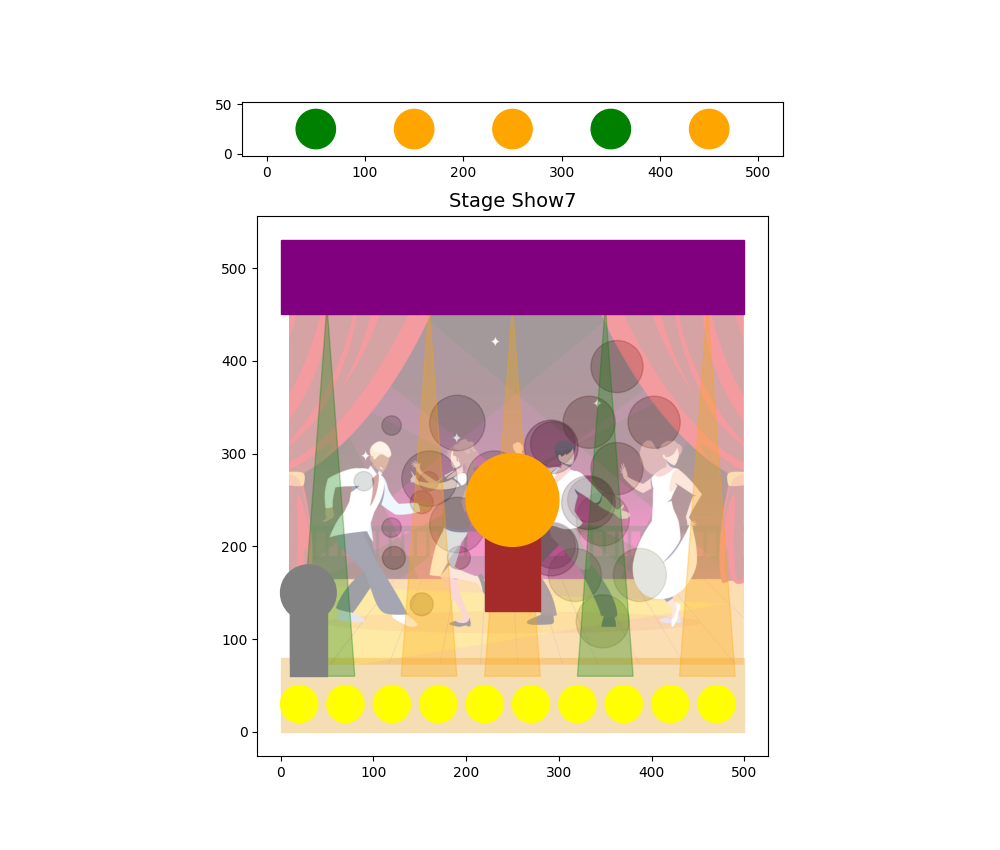
#> input picture Stage Show7.png, 1000 x 850 px, given in place of 123.jpg, which was not available
$ python afnan.py
#> lines starting #> are read from the running program, lines starting #| are printed output that depends on the picture; pictures that were not available may be replaced by others from this repository, and a replacement may not be noted


import matplotlib.pyplot as plt
import numpy as np
import random
import matplotlib.image as mpimg


def main():

    fig, (ax0, ax1) = plt.subplots(2, 1, gridspec_kw={'height_ratios': [1, 10]}, figsize=(10, 10))

    ax0.set_aspect("equal")
    ax0.fill([0, 500, 500, 0], [0, 0, 50, 50], color="white")
    circle1 = plt.Circle((50, 25), 20, color="yellow")
    ax0.add_patch(circle1)
    circle2 = plt.Circle((150, 25), 20, color="red")
    ax0.add_patch(circle2)
    circle3 = plt.Circle((250, 25), 20, color="purple")
    ax0.add_patch(circle3)
    circle4 = plt.Circle((350, 25), 20, color="green")
    ax0.add_patch(circle4)
    circle5 = plt.Circle((450, 25), 20, color="pink")
    ax0.add_patch(circle5)

    # Add reflection of stage lights
    blinking_polygon1 = plt.Polygon(np.array([[20, 60], [50, 460], [80, 60]]), color="cyan", alpha=0.3, zorder=10)
    ax1.add_patch(blinking_polygon1)
    blinking_polygon2 = plt.Polygon(np.array([[130, 60], [160, 460], [190, 60]]), color="magenta", alpha=0.3, zorder=10)
    ax1.add_patch(blinking_polygon2)
    blinking_polygon3 = plt.Polygon(np.array([[220, 60], [250, 460], [280, 60]]), color="yellow", alpha=0.3, zorder=10)
    ax1.add_patch(blinking_polygon3)
    blinking_polygon4 = plt.Polygon(np.array([[320, 60], [350, 460], [380, 60]]), color="green", alpha=0.3, zorder=10)
    ax1.add_patch(blinking_polygon4)
    blinking_polygon5 = plt.Polygon(np.array([[430, 60], [460, 460], [490, 60]]), color="orange", alpha=0.3, zorder=10)
    ax1.add_patch(blinking_polygon5)

    # Add 10 circles with the specified properties
    for i in range(10):
        circle = plt.Circle((20 + i * 50, 30), 20, color="yellow", zorder=10)
        ax1.add_patch(circle)


    ax1.set_aspect("equal")
    ax1.fill([0, 500, 500, 0], [0, 0, 500, 500], color="white")

    rectangle = plt.Rectangle((220, 130), 60, 100, color="gray", zorder=10)
    ax1.add_patch(rectangle)

    # Add a circle outside the stage with a higher order value
    circle6 = plt.Circle((250, 250), 50, color="orange", zorder=10)
    ax1.add_patch(circle6)

    # For smoke Machine Object on the side
    circle7 = plt.Circle((30, 150), 30, color="gray", zorder=10)
    ax1.add_patch(circle7)
    rectangle = plt.Rectangle((10, 60), 40, 100, color="gray", zorder=10)
    ax1.add_patch(rectangle)


    # Adds curtain

    rectangle = plt.Rectangle((0, 450), 500, 80, color="Purple", zorder=10)
    ax1.add_patch(rectangle)

    #rectangle = plt.Rectangle((10, 60), 40, 100, color="gray", zorder=10)
    #ax1.add_patch(rectangle)

    # Add the stage
    ax1.fill([0, 500, 500, 0], [0, 0, 80, 80], color="wheat")

    # Load the JPEG image
    image_path1 = "123.jpg"
    #image_path2= "images.jpeg"  # Replace with the actual path to your image file
    background = mpimg.imread(image_path1)
#> background is the input picture: shape (850, 1000, 4) float32; mean R, G, B, A 0.927, 0.877, 0.857, 1
    #image2 = mping.imread(image_path2)

    # Get the size of the screen
    screen_width = ax1.get_xlim()[1]
    screen_height = ax1.get_ylim()[1]

    #Set the desired image size
    image_width = 480
    image_height = 380

    image_x = (screen_width - image_width) / 2.5
    image_y = (screen_height - image_height) / 2.5

    #ax1.imshow(image1, extent=[1, screen_width, 1, screen_height], alpha=0.8, zorder=2)

    ax1.imshow(background, extent=[image_x, image_x + image_width, image_y, image_y + image_height], alpha=0.4, zorder=10)
    #ax1.imshow(image2, extent=[image_x, image_x + image_width, image_y, image_y + image_height], alpha=0.5, zorder=10)
    # Store the stage lights patches
    stage_lights = [circle1, circle2, circle3, circle4, circle5]
    blinking_polygon = [blinking_polygon1, blinking_polygon2, blinking_polygon3, blinking_polygon4,
                          blinking_polygon5]

    # for beams on the side

    #ax1.fill([230,270,270,230],[490,490,500,500], color="red")
    beam = ax1.fill([15,10,50,100],[450,490,100,100], color="red", alpha= 0.3)
    #ax1.fill([330,370,370,330],[490,490,500,500], color="blue")
   # beam = ax1.fill([100,190,130,170],[490,490,100,100], color="blue", alpha= 0.3)

    def smoke_effect():
        # Generate random smoke positions
        x = np.random.uniform(100, 400, size=50)
        y = np.random.uniform(100, 400, size=50)
        sizes = np.random.uniform(10, 30, size=100)
        opacities = np.random.uniform(0.3, 0.5, size=100)
        colors = np.random.uniform(0.3, 0.5, size=(100, 3))

        # Add smoke patches to the plot
        neighbors = [(x[5]-50, y[5]), (x[5]+50, y[5]), (x[5], y[5]-50), (x[5], y[5]+50)]
        for neighbor in neighbors:
            if 0 <= neighbor[0] <= 500 and 0 <= neighbor[1] <= 500:
                circle_neighbor = plt.Circle(neighbor, sizes[5], color=colors[5], alpha=opacities[5])
                ax1.add_patch(circle_neighbor)

    for a in range(20):
        for light, reflect_rect in zip(stage_lights, blinking_polygon):
            color = random.choice(["green", "orange", "blue"])
            light.set_color(color)
            reflect_rect.set_color(color)


        smoke_effect()
        plt.title("Stage Dance Floor" + str(a + 1), fontsize="11")
        plt.pause(0.5)
#> this loop made 20 passes
#> pass 1, in main, `plt.pause(0.5)`:
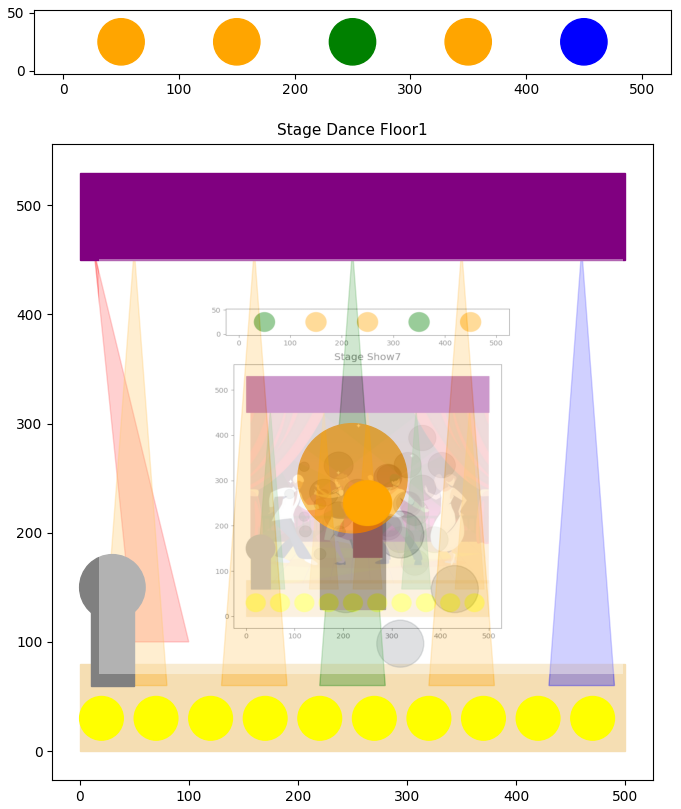
#> figure drawn by matplotlib, 2 panels
#> pass 2, in main, `plt.pause(0.5)`:
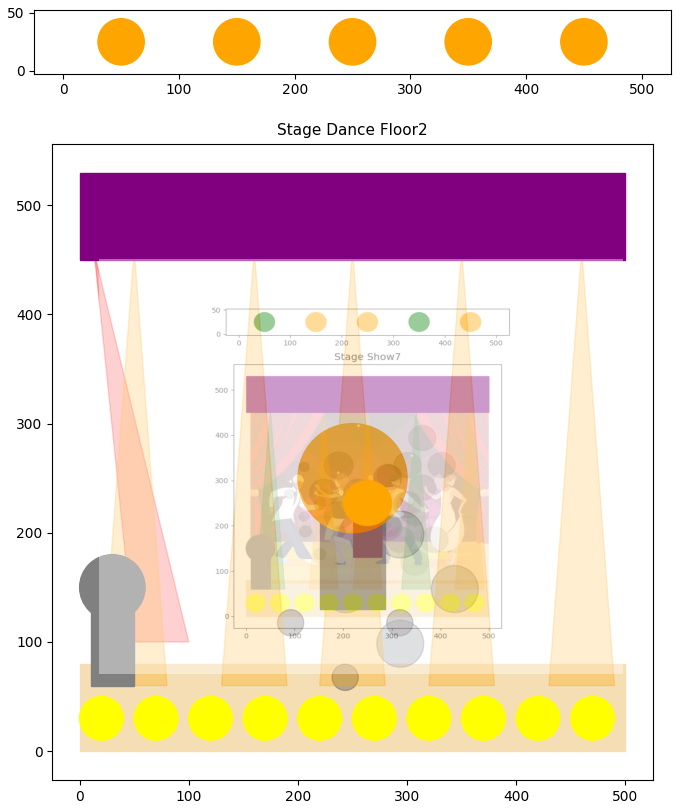
#> figure drawn by matplotlib, 2 panels

        #print = input("Enter a value: ")

    plt.show()
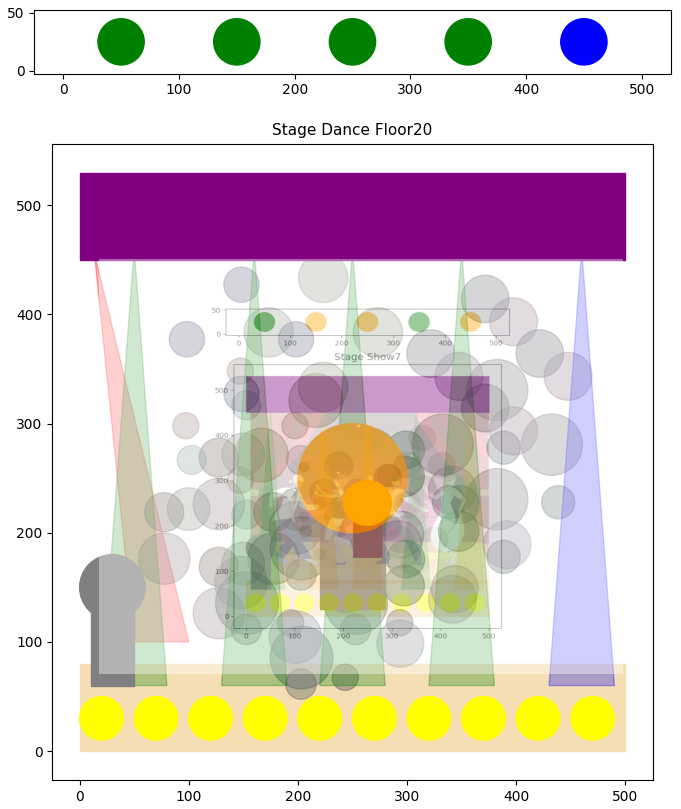
#> figure drawn by matplotlib, 2 panels


if __name__ == "__main__":
    main()

$ run again, on Stage Show8.png
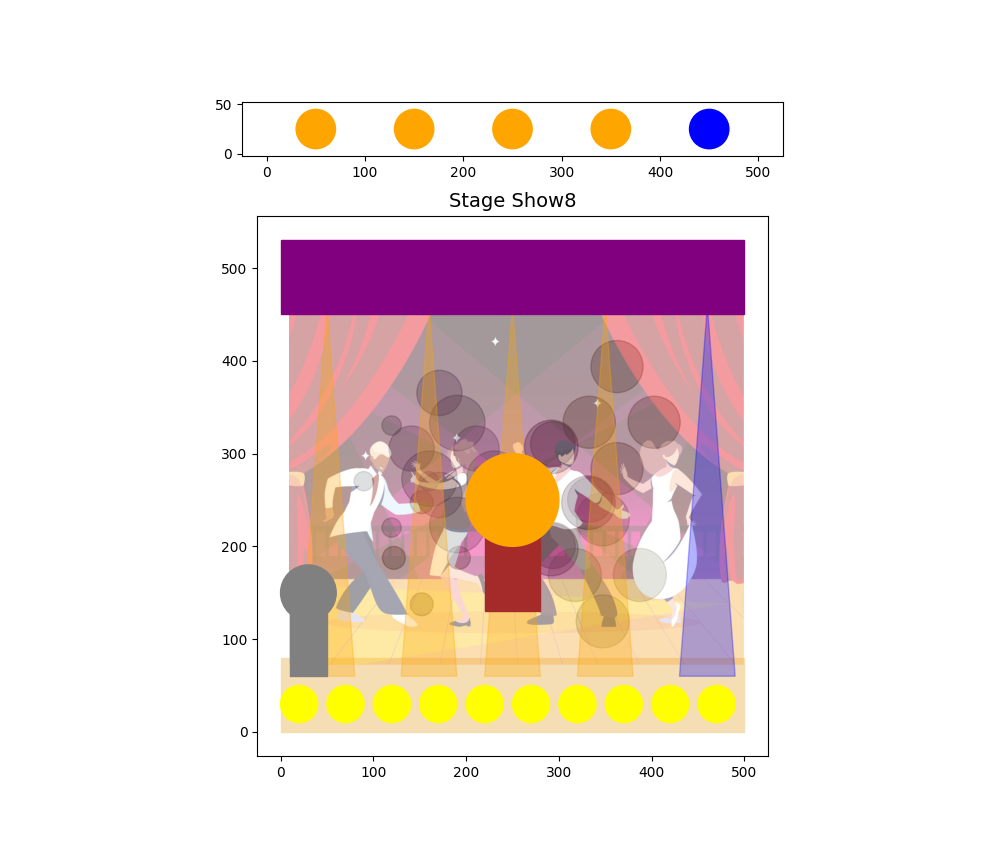
#> input picture Stage Show8.png, 1000 x 850 px, given in place of 123.jpg, which was not available
#> in main, background is the input picture: shape (850, 1000, 4) float32; mean R, G, B, A 0.931, 0.875, 0.862, 1
#> the loop in main, `for a in range(20):` made 20 passes
#> pass 1, in main, `plt.pause(0.5)`:
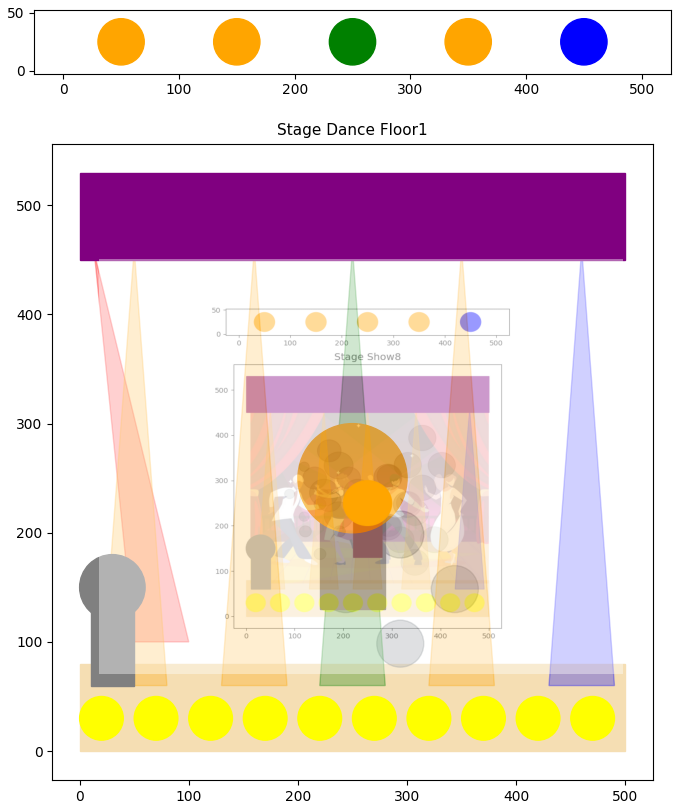
#> figure drawn by matplotlib, 2 panels
#> in main, `plt.show()`:
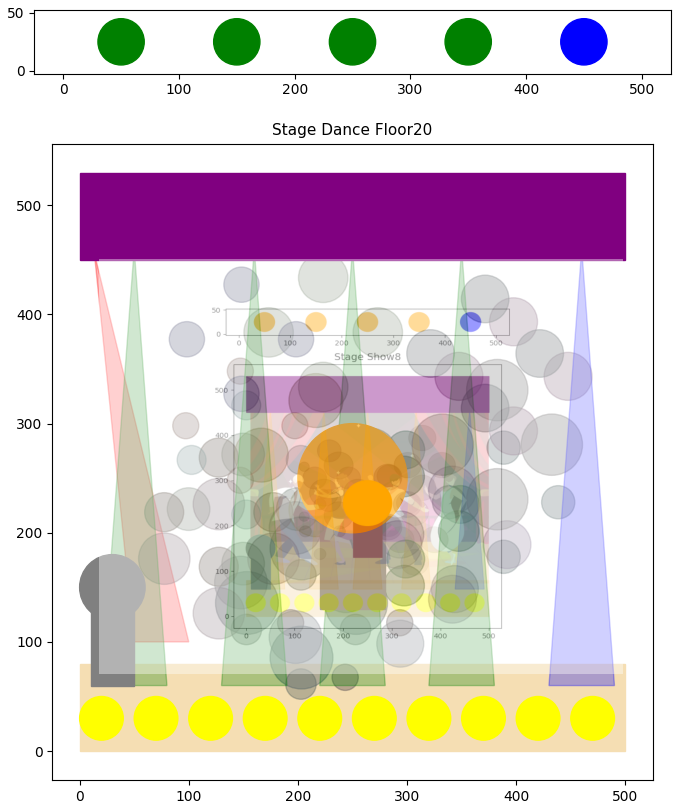
#> figure drawn by matplotlib, 2 panels
